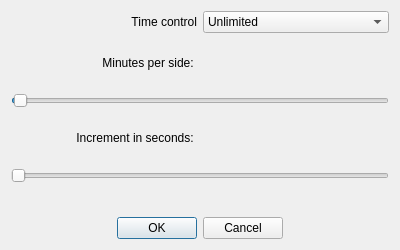
<?xml version="1.0" encoding="UTF-8"?>
<ui version="4.0">
 <class>CreateDialog</class>
 <widget class="QWidget" name="CreateDialog">
  <property name="geometry">
   <rect>
    <x>0</x>
    <y>0</y>
    <width>400</width>
    <height>250</height>
   </rect>
  </property>
  <property name="minimumSize">
   <size>
    <width>400</width>
    <height>250</height>
   </size>
  </property>
  <property name="maximumSize">
   <size>
    <width>400</width>
    <height>250</height>
   </size>
  </property>
  <property name="windowTitle">
   <string>Create a game</string>
  </property>
  <layout class="QVBoxLayout" name="verticalLayout_2">
   <item>
    <layout class="QVBoxLayout" name="verticalLayout">
     <item>
      <layout class="QHBoxLayout" name="horizontalLayout">
       <item>
        <widget class="QLabel" name="timeControlLabel">
         <property name="text">
          <string>Time control</string>
         </property>
         <property name="alignment">
          <set>Qt::AlignRight|Qt::AlignTrailing|Qt::AlignVCenter</set>
         </property>
        </widget>
       </item>
       <item>
        <widget class="QComboBox" name="timeControlBox">
         <item>
          <property name="text">
           <string>Unlimited</string>
          </property>
         </item>
         <item>
          <property name="text">
           <string>Real time</string>
          </property>
         </item>
        </widget>
       </item>
      </layout>
     </item>
     <item>
      <layout class="QHBoxLayout" name="horizontalLayout_2">
       <item>
        <widget class="QLabel" name="minutesPerSideLabel">
         <property name="text">
          <string>Minutes per side: </string>
         </property>
         <property name="alignment">
          <set>Qt::AlignRight|Qt::AlignTrailing|Qt::AlignVCenter</set>
         </property>
        </widget>
       </item>
       <item>
        <widget class="QLabel" name="minutesPerSideValue">
         <property name="text">
          <string/>
         </property>
        </widget>
       </item>
      </layout>
     </item>
     <item>
      <widget class="QSlider" name="minutesPerSide">
       <property name="maximum">
        <number>180</number>
       </property>
       <property name="sliderPosition">
        <number>1</number>
       </property>
       <property name="orientation">
        <enum>Qt::Horizontal</enum>
       </property>
      </widget>
     </item>
     <item>
      <layout class="QHBoxLayout" name="horizontalLayout_3">
       <item>
        <widget class="QLabel" name="secondsForMoveLabel">
         <property name="text">
          <string>Increment in seconds: </string>
         </property>
         <property name="alignment">
          <set>Qt::AlignRight|Qt::AlignTrailing|Qt::AlignVCenter</set>
         </property>
        </widget>
       </item>
       <item>
        <widget class="QLabel" name="secondsForMoveValue">
         <property name="text">
          <string/>
         </property>
        </widget>
       </item>
      </layout>
     </item>
     <item>
      <widget class="QSlider" name="secondsForMove">
       <property name="orientation">
        <enum>Qt::Horizontal</enum>
       </property>
      </widget>
     </item>
     <item>
      <layout class="QHBoxLayout" name="horizontalLayout_5">
       <item>
        <widget class="QPushButton" name="blackKingButton">
         <property name="text">
          <string/>
         </property>
         <property name="icon">
          <iconset resource="../../res.qrc">
           <normaloff>:/resources/themes/default/black/king.png</normaloff>:/resources/themes/default/black/king.png</iconset>
         </property>
         <property name="iconSize">
          <size>
           <width>64</width>
           <height>64</height>
          </size>
         </property>
         <property name="checkable">
          <bool>true</bool>
         </property>
         <property name="flat">
          <bool>true</bool>
         </property>
        </widget>
       </item>
       <item>
        <widget class="QPushButton" name="randomKingButton">
         <property name="text">
          <string/>
         </property>
         <property name="icon">
          <iconset resource="../../res.qrc">
           <normaloff>:/resources/themes/default/random_king.png</normaloff>:/resources/themes/default/random_king.png</iconset>
         </property>
         <property name="iconSize">
          <size>
           <width>64</width>
           <height>64</height>
          </size>
         </property>
         <property name="checkable">
          <bool>true</bool>
         </property>
         <property name="flat">
          <bool>true</bool>
         </property>
        </widget>
       </item>
       <item>
        <widget class="QPushButton" name="whiteKingButton">
         <property name="text">
          <string/>
         </property>
         <property name="icon">
          <iconset resource="../../res.qrc">
           <normaloff>:/resources/themes/default/white/king.png</normaloff>:/resources/themes/default/white/king.png</iconset>
         </property>
         <property name="iconSize">
          <size>
           <width>64</width>
           <height>64</height>
          </size>
         </property>
         <property name="checkable">
          <bool>true</bool>
         </property>
         <property name="flat">
          <bool>true</bool>
         </property>
        </widget>
       </item>
      </layout>
     </item>
     <item>
      <widget class="QDialogButtonBox" name="buttonBox">
       <property name="standardButtons">
        <set>QDialogButtonBox::Cancel|QDialogButtonBox::Ok</set>
       </property>
       <property name="centerButtons">
        <bool>true</bool>
       </property>
      </widget>
     </item>
    </layout>
   </item>
  </layout>
 </widget>
 <layoutdefault spacing="6" margin="11"/>
 <resources>
  <include location="../../res.qrc"/>
 </resources>
 <connections/>
</ui>
